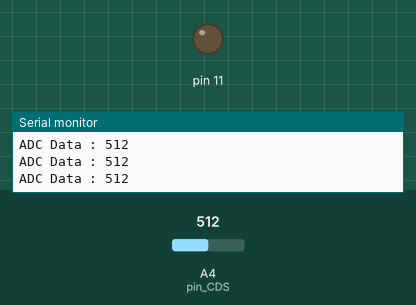
Bench run of a sketch on a simulated Arduino Uno, built with avr-gcc and run on an emulated ATmega328P. On the bench: output pins drawn as LEDs (lit = HIGH), the last lines printed to the serial monitor. The test bench sets the inputs (shaded band); at power-on: A4 (pin_CDS) = 512.

Above: at 1.3 s.
1.4 s: A4 (pin_CDS) set to 489
At 2.2 s:
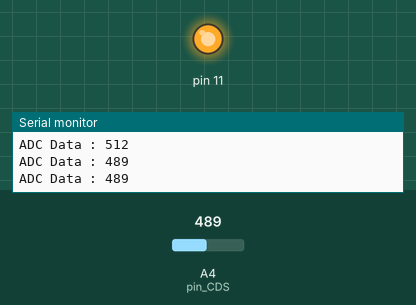
3.0 s: A4 (pin_CDS) set to 510
At 3.4 s:
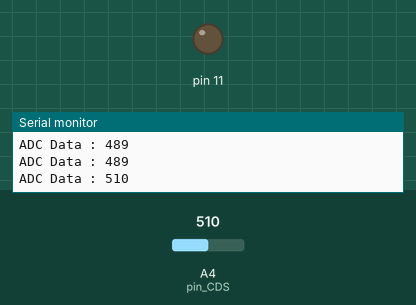
4.5 s: A4 (pin_CDS) set to 490
At 5.8 s:
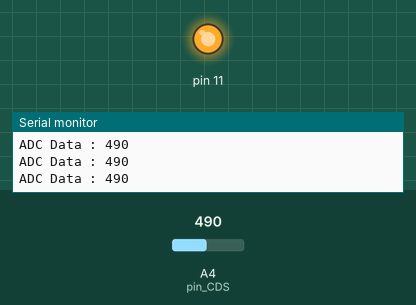
Timing chart, 0 to 7.5 s (numbered marks = the images above; inputs shaded):
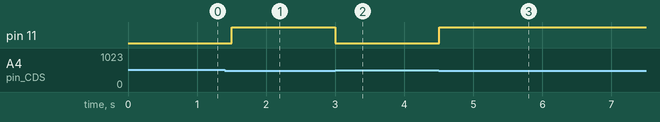

The sketch:

240423_light_sensor.ino
```cpp
int pin_CDS = A4;

void setup() {
  // put your setup code here, to run once:
  Serial.begin(115200);
  pinMode(pin_CDS, INPUT);
  pinMode(11, OUTPUT);
}

void loop() {
  // put your main code here, to run repeatedly:
  Serial.print("ADC Data : ");
  int ADC_Data = analogRead(pin_CDS);
  Serial.println(ADC_Data);

  if(ADC_Data > 500){
    digitalWrite(11, LOW);
  } else {
    digitalWrite(11, HIGH);
  }

  delay(500);
  }
```

Measured:
- the behaviour switches between 501 and 500 on A4 (pin_CDS) (found by bisection; images 0 and 1)
- after the input at 1.4 s, pin 11: LOW → HIGH after 0.10 s
- after the input at 3.0 s, pin 11: HIGH → LOW at once
- after the input at 4.5 s, pin 11: LOW → HIGH at once
